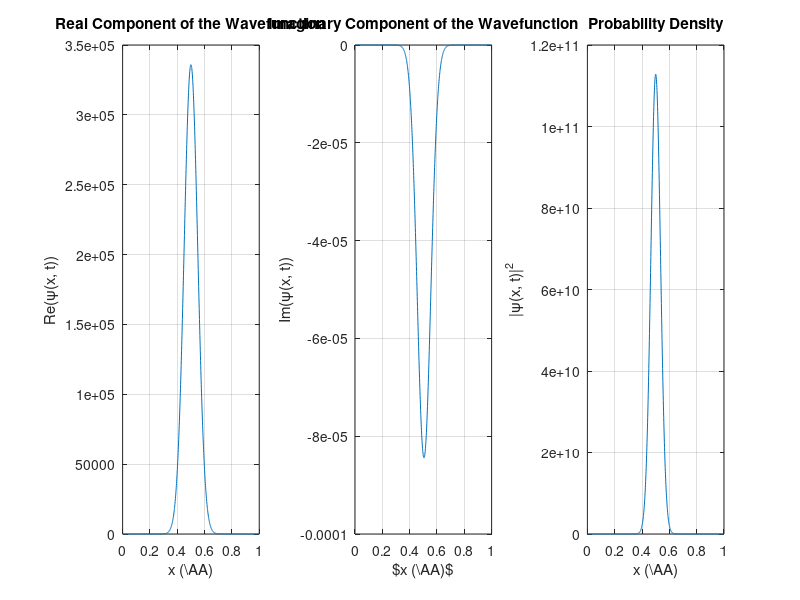

The MATLAB source for this figure:
%%%%%%%%%% Preamble %%%%%%%%%%
% Part I - Particle in a Box Wavepacket Simulation
% Author: Max L Butterworth
% MSc in Theoretical and Computational Chemistry Project
% University of Oxford

%%%%%%%%%%%%%%%%%%%%

%%%%%%%%%% Define constants %%%%%%%%%%

L = 1e-10; % Length of the 1D box in m
m = 9.11e-31; % Mass of electron in kg
h = 6.626e-34; % Planck's constant in Js
hbar = h/(2*pi); % Definition of h bar
N_steps = 1000; % Number of discretisation points
N_superposition = 100; % The number of basis functions in the wavepacket superposition

%%%%%%%%%% Discretise the spatial domain, x, and time domain, t %%%%%%%%%%

x = linspace(0, L, N_steps); % Define the domain of the infinite potential well
dx = x(2) - x(1); % Calculate the spatial step size

dt = 1e-20; % Define the time step size
N_t = 5000; % Define the number of time steps to simulate

%%%%%%%%%% Solve the Schrödinger equation using the finite difference method %%%%%%%%%%

% Construct the Hamiltonian inside the infinite potential well
laplacian = (1/dx^2) * spdiags([1, -2, 1], -1:1, N_steps, N_steps); % Define the Laplacian operator
H = -((hbar^2)/(2*m)) * laplacian; % Define the Hamiltonian operator

%%%%%%%%%% Generate an initial wavepacket %%%%%%%%%%

k = 5; % Set the wavenumber
x0 = L/2; % Start evolving the wavepacket from the centre of the box at t = 0
sigma = L/20; % Set the initial width of the wavepacket
psi0 = exp(-(x - x0).^2/(2 * sigma^2)) .* exp(1i * k * x); % Define the initial Gaussian wavepacket
psi0_norm = psi0/sqrt(trapz(x, abs(psi0).^2)); % Normalise the initial Gaussian wavepacket

%%%%%%%%%% Impose boundary conditions %%%%%%%%%%

% Set the wavefunction to zero at the boundaries
psi0_norm(1) = 0;
psi0_norm(N_steps) = 0;
psi0_norm = sparse(psi0_norm); % Define the initial wavefunction as a sparse matrix to speed up the calculation

H = H(2:N_steps-1, 2:N_steps-1); % Impose boundary conditions: psi(0) = psi(L) = 0
H = sparse(H); % Define the Hamiltonian as a sparse matrix to speed up the calcualtion

x_internal = x(2:N_steps - 1); % Truncate the x array to account for boundary conditions

%%%%%%%%%% Implement the Crank-Nicolson method to evolve the wavefunction %%%%%%%%%%

psi = psi0_norm(2:N_steps-1)'; % Set the initial value of the wavefunction
psi_t = zeros(N_steps, N_t); % Initialise an array to store the wavefunction as it evolves in time
psi_t(2:N_steps-1, 1) = psi; % Store the initial wavefunction in the time evolution array

% Pre-compute matrices required for the Crank-Nicolson method
A = eye(N_steps-2) + (((1i * dt)/(2 * hbar)) * H);
B = eye(N_steps-2) - (((1i * dt)/(2 * hbar)) * H);

for t = 2:N_t % Loop over all time steps
    psi = A \ (B * psi); % Evolve the wavefunction over time
    %psi = psi/sqrt(trapz(x_internal, abs(psi).^2)); % Normalise the updated wavefunction
    psi_t(2:N_steps-1, t) = psi; % Store the new wavefunction in the time evolution array
end

%%%%%%%%%% Plot the time evolution of the wavepacket probability density %%%%%%%%%%

x_ang = x * 1e10; % Generate an array of x-values in angstroms

figure; % Generate a figure

subplot(1, 3, 1) % Left subfigure
real_wavefunction = plot(x_ang, real(psi_t(:, 1))); % Plot the real wavefunction
xlabel('x (\AA)'); % Label the x-axis
ylabel('Re(\psi(x, t))'); % Label the y-axis
title('Real Component of the Wavefunction') % Add a title
grid on; % Add a grid to the plot

subplot(1, 3, 2) % Middle subfigure
imag_wavefunction = plot(x_ang, imag(psi_t(:, 1))); % Plot the imaginary wavefunction
xlabel('$x (\AA)$'); % Label the x-axis
ylabel('Im(\psi(x, t))'); % Label the y-axis
title('Imaginary Component of the Wavefunction') % Add a title
grid on; % Add a grid to the plot

subplot(1, 3, 3) % Right subfigure
prob_density = plot(x_ang, abs(psi_t(:, 1)).^2); % Plot the initial probability density
xlabel('x (\AA)'); % Label the x-axis
ylabel('|\psi(x, t)|^2'); % Label the y-axis
title('Probability Density') % Add a title
grid on; % Add a grid to the plot

% Animate the figures

for n = 1:N_t % Loop over all timesteps
    set(real_wavefunction, 'YData', real(psi_t(:, n))) % Update the real part of the wavefunction
    set(imag_wavefunction, 'YData', imag(psi_t(:, n))) % Update the imaginary part of the wavefunction
    set(prob_density, 'YData', abs(psi_t(:, n)).^2); % Update the probability density
    pause(0.01); % Pause to create an animation effect
    drawnow;
end